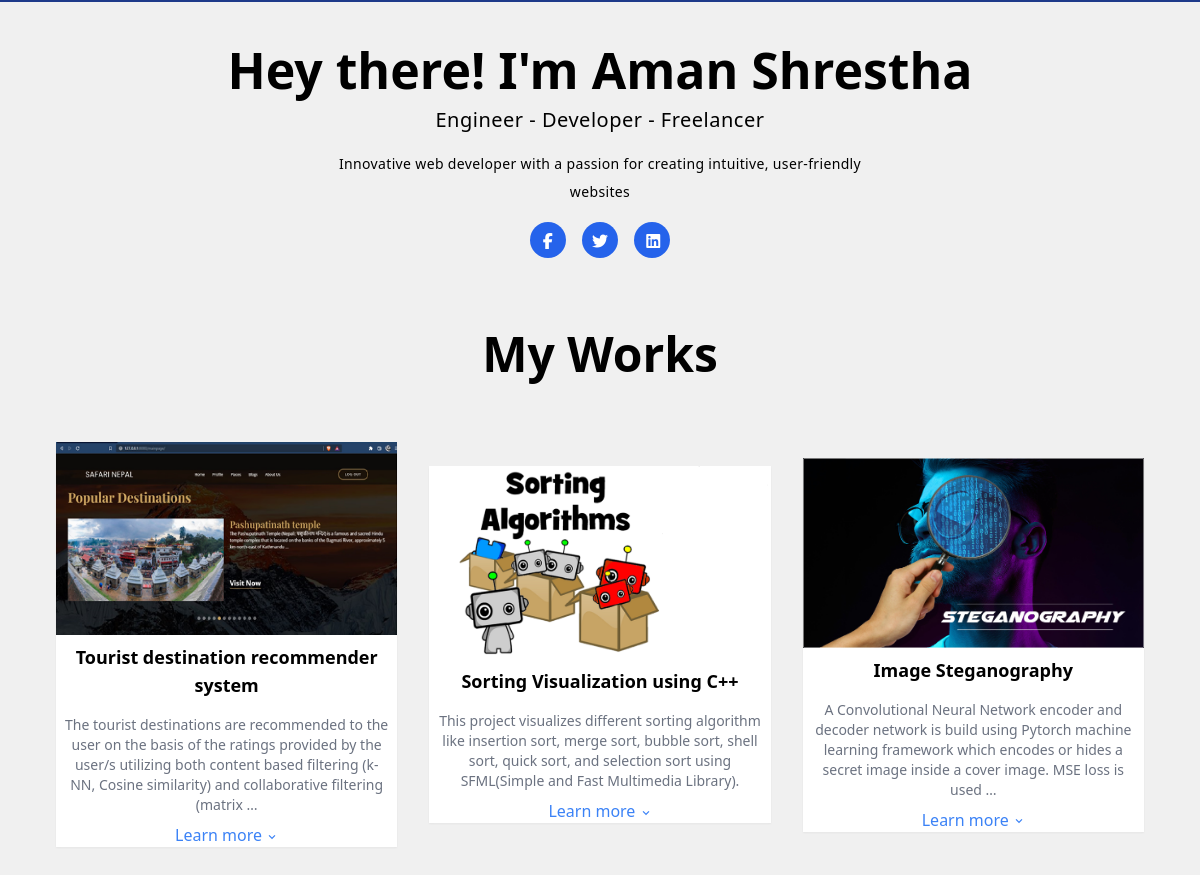
The page / on the database its author committed.
### project/models.py (models this page shows, shortened)
class Projects(models.Model):
    name= models.CharField(max_length=200)
    description = models.TextField(default='Lorem ipsum dolor, sit amet consectetur adipisicing elit. Alias, voluptas itaque nulla impedit sunt consequatur consectetur suscipit. Ad, porro ab explicabo dolorem quo, provident soluta quam quisquam error, nulla culpa.')
    thumbnail = models.ImageField(upload_to = 'static/images/')
    ispopolar = models.BooleanField(default=True)

### project/views.py (the view)
# urls.py: 2. Add a URL to urlpatterns:  path('', views.home, name='home')
def home(request):
    projects = Projects.objects.filter(ispopolar=True)
    return render(request,'home.html', {'projects':projects})

### templates/home.html (shortened to what this page needs)
<!DOCTYPE html>
<html lang="en">
<head>
</head>
<body style="background-color:rgb(240,240,240)">
    <div class="flex justify-center  bg-no-repeat  bg-cover h-full md:bg-center">
        <div class="flex flex-col items-center ">
            <div class="flex flex-col justify-center items-center text-center  max-w-7xl   my-8 py-4 px-10">
                <div class="flex flex-col text-gray-700mt-5">
                    <h1 class="text-4xl md:text-[50px] font-semibold">Hey there! I'm Aman Shrestha</h1>
                    <p class="text-xl mt-2 md:mt-4 tracking-wide">Engineer - Developer - Freelancer</p>
                </div>
                <p class="mt-4 text-sm md:w-[52%] tracking-wide leading-7">Innovative web developer with a passion for creating intuitive, user-friendly websites</p>
                <div class="space-x-3 mt-6 md:mt-4 text-white">
                    <a href="https://www.facebook.com/aman.shrestha.7524" target="_blank"> <i
                            class="fa-brands fa-facebook-f bg-blue-600 hover:text-blue-500 hover:bg-white rounded-full px-3 py-[11px] w-9 h-9 text-center "></i>
                    </a>
                    <a href="#"> <i
                            class="fa-brands fa-twitter bg-blue-600 hover:text-red-500 hover:bg-white rounded-full px-[10px] py-[11px] w-9 h-9 text-center"></i>
                    </a>
                    <a href="#"> <i
                            class="fa-brands fa-linkedin bg-blue-600 hover:text-yellow-500 hover:bg-white rounded-full px-3 py-[11px] w-9 h-9 text-center"></i>
                    </a>
                </div>
               <br><br><br>
                <h1 class="text-5xl md:text-50 font-semibold">My Works</h1><br><br>
                    <div class="flex justify-center">
                        <div class="flex flex-col md:flex-row max-w-7xl justify-center items-center">
                            {% for project in projects %}
                             <div class="overflow-hidden w-3/4 md:w-1/3 bg-white m-4 shadow-sm flex flex-col justify-center shadow-lg hover:bg-gray-200">
                                <div class="h-26 w-full overflow-hidden "> <img src="{{project.thumbnail}} "
                                        alt="" class="w-320 hover:scale-110 transition duration-500 ease-in-out" /> </div>
                                <div class="font-bold text-lg text-black m-2">{{project.name}}</div>
                                <div class="text-gray-500 m-2 text-sm">{{project.description|truncatewords:30}}</div>
                                <a href="{% url 'project_detail' pk=project.pk %}" class="text-blue-500 hover:text-blue-800">Learn more
                                    <span class="text-blue-500 hover:text-blue-800::before">
                                      <svg class="h-3 w-3 inline" fill="currentColor" viewBox="0 0 20 20">
                                        <path d="M9.293 12.95l.707.707L15.657 8l-1.414-1.414L10 10.828 5.757 6.586 4.343 8z"/>
                                      </svg>
                                    </span>
                                  </a>
                             </div>
                            {% endfor %}
                        </div>
                     </div>
                 <script src="https://cdn.tailwindcss.com"></script>
            </div>
        </div>
    </div>
</body>
</html>

### rows shown on the page
Projects: thumbnail (picture), name "Tourist destination recommender system", description "The tourist destinations are recommended to the user on the basis of the ratings provided by the user/s utilizing both content based filtering (k-NN, Cosine similarity) and collaborative filtering (matrix …"
Projects: thumbnail (picture), name "Sorting Visualization using C++", description "This project visualizes different sorting algorithm like insertion sort, merge sort, bubble sort, shell sort, quick sort, and selection sort using SFML(Simple and Fast Multimedia Library)."
Projects: thumbnail (picture), name "Image Steganography", description "A Convolutional Neural Network encoder and decoder network is build using Pytorch machine learning framework which encodes or hides a secret image inside a cover image. MSE loss is used …"
